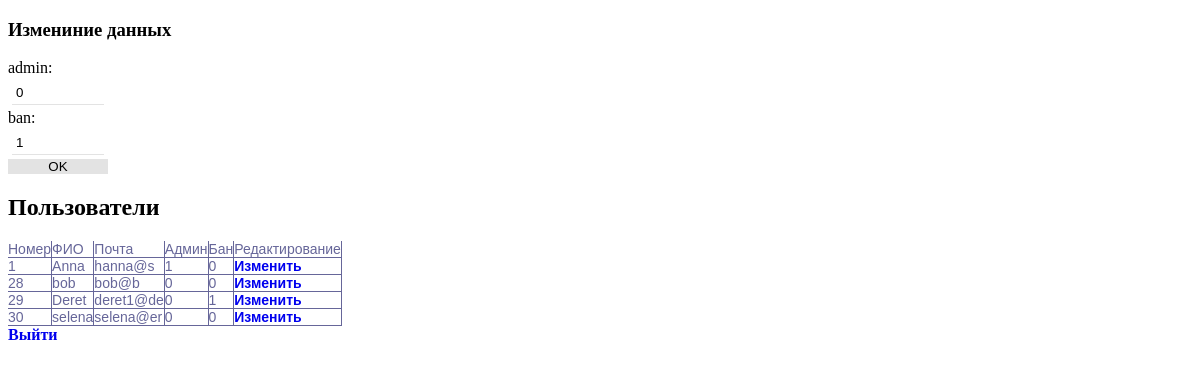
/admin.php?red_id=29, run on the app's committed database.
### tables this page shows
CREATE TABLE `user` (
  `id` int(11) NOT NULL,
  `login` varchar(20) NOT NULL,
  `password` varchar(32) NOT NULL,
  `full_name` varchar(150) NOT NULL,
  `email` varchar(100) NOT NULL,
  `phone` varchar(20) DEFAULT NULL,
  `ava` varchar(100) DEFAULT NULL,
  `admin` int(1) NOT NULL DEFAULT '0',
  `ban` int(1) NOT NULL DEFAULT '0'
);

### admin.php (the view, shortened to what this page needs)
<?php
require_once	'connect.php';
?>
<!doctype html>
<html lang="ru">
<head>
<link href="css/style.css" rel="stylesheet">
<body>
  <?php
    if (isset($_GET['red_id'])) {
      $sql = mysqli_query($connect, "SELECT `id`, `admin`, `ban` FROM `user` WHERE `id`={$_GET['red_id']}");
      $us = mysqli_fetch_array($sql);
 echo '
<h3>Измениние  данных</h3>
  <form action="" class="edit" method="post">
        <p>admin:</p>
        <input type="text" name="admin" value="'.$us['admin'].'">
        <p>ban:</p>
        <input type="text" name="ban" value="'.$us['ban'].'">
       <button>OK</button>';
      }
  ?>
  </form>
  <h2>Пользователи</h2>
  <table>
    <tr>
      <td>Номер</td>
      <td>ФИО</td>
      <td>Почта</td>
      <td>Админ</td>
      <td>Бан</td>
      <td>Редактирование</td>
    </tr>
    <?php
      $sql = mysqli_query($connect, 'SELECT `id`, `full_name`,  `email`, `admin`, `ban` FROM `user`');
      while ($result = mysqli_fetch_array($sql)) {
        echo '<tr>' .
             "<td>{$result['id']}</td>" .
             "<td>{$result['full_name']}</td>" .
             "<td>{$result['email']}</td>" .
             "<td>{$result['admin']}</td>" .
             "<td>{$result['ban']} </td>" .
             "<td><a href='?red_id={$result['id']}'>Изменить</a></td>" .
             '</tr>';
      }
    ?>
  </table>
  <p><a href="exit.php">Выйти</a></p>
  </head>
</body>
</html>

### css/style.css (style rules this page uses)
* { box-sizing: border-box; }
body { align-items: center; }
form { margin: 0; padding: 0; display: flex; flex-direction: column; justify-content: center; width: 300px; }
a { font-weight: bold; text-decoration: none; }
p { margin: 0; }
input { margin:4px; padding:4px; border: unset; border-bottom: 1px solid #e3e3e3; }
button { padding: 0px; background: #e3e3e3; border: unset; cursor: pointer; }
table { font-family: "Lucida Sans Unicode", "Lucida Grande", Sans-Serif; font-size: 14px; background: rgb(255, 255, 255); border-collapse: collapse; text-align: left; }
td { color: #669; padding: 0; transition: .3s linear; border-style: solid; border-width: 0 1px 1px 0; }
.edit { width: 100px; }

### data on the page
user: admin "0", ban "1", id "29", full_name "Deret", email "deret1@de"
user: id "1", full_name "Anna", email "hanna@s", admin "1", ban "0"
user: id "28", full_name "bob", email "bob@b", admin "0", ban "0"
user: id "30", full_name "selena", email "selena@er", admin "0", ban "0"
